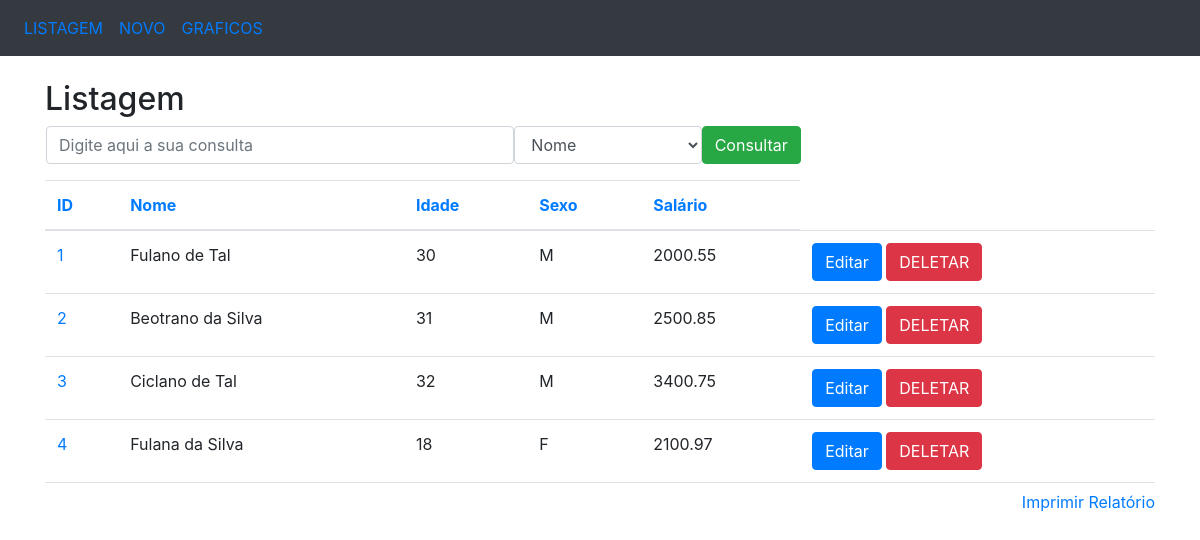
The app's page /listagem with its own data.
### app/models/tables.py (models this page shows, shortened)
class Pessoa(db.Model): # será convertida em tabel
	__tablename__ = 'pessoas'
	id = db.Column(db.Integer, primary_key=True)
	nome = db.Column(db.String(50), nullable=False) # p que seja item obrigatorio
	idade = db.Column(db.Integer)
	sexo = db.Column(db.String(1)) # p M ou F
	salario = db.Column(db.Float)  # p receber centavos

### app/controllers/default.py (the view)
@app.route('/')
@app.route('/listagem')
def listagem():
	pessoas = Pessoa.query.all()
	return render_template('listagem.html', pessoas=pessoas, ordem='id')

### app/templates/listagem.html (shortened to what this page needs)
<!DOCTYPE html>
<html>
<head>
	<link rel="stylesheet" href="https://maxcdn.bootstrapcdn.com/bootstrap/4.3.1/css/bootstrap.min.css">
</head>
<body>
	<nav class="navbar navbar-expand-sm bg-dark">
		<ul class="navbar-nav">
			<li class="nav-item">
				<a class="nav-link" href="/listagem">LISTAGEM</a>
			</li>
			<li class="nav-item">
				<a class="nav-link" href="/insercao">NOVO</a>
			</li>
			<li class="nav-item">
				<a class="nav-link" href="/graficos">GRAFICOS</a>
			</li>
		</ul>
	</nav>
	<br>
	<div class="container">
		<h2>Listagem</h2>
		<form action="/consulta" method="POST" name="frm_consulta" class="ml-3">
			<div class="form-group">
				<div class="row">
					<input type="text" class="form-control col-md-5" name="consulta"
					placeholder="Digite aqui a sua consulta">
					<select class="form-control col-md-2" name="campo">
						<option value="nome">Nome</option>
					</select>
					<button type="submit" class="btn btn-success">Consultar</button>
				</div>
			</div>
		</form>
		<div style="overflow: scroll; height: 310px; width: 100%;" align="center">
			<table class="table">
				<thead>
					<tr>
						<th><a href="/ordenacao/id/{{ordem}}">ID</a></th>
						<th><a href="/ordenacao/nome/{{ordem}}">Nome</a></th>
						<th><a href="/ordenacao/idade/{{ordem}}">Idade</a></th>
						<th><a href="/ordenacao/sexo/{{ordem}}">Sexo</a></th>
						<th><a href="/ordenacao/salario/{{ordem}}">Salário</a></th>
					</tr>
				</thead>
				<tbody>
					{% for pessoa in pessoas %}
						<tr>
							<td nowrap="true">
								<a href="/selecao/{{pessoa.id}}">{{pessoa.id}}</a>
							</td>
							<td nowrap="true">{{pessoa.nome}}</td>
							<td nowrap="true">{{pessoa.idade}}</td>
							<td nowrap="true">{{pessoa.sexo}}</td>
							<td nowrap="true">{{pessoa.salario}}</td>
							<td>
								<a href="/edicao/{{pessoa.id}}"
								class="btn btn-primary" role="button">
									Editar
								</a>
								<a href="/delecao/{{pessoa.id}}"
								class="btn btn-danger" role="button">
									DELETAR
								</a>
							</td>
						</tr>
					{% endfor %}
				</tbody>
			</table>
		</div>
		<a href="#" style="float: right;" onclick="relatorio()">Imprimir Relatório</a>
	</div>
</body>
</html>

### records on screen
Pessoa: id "1", nome "Fulano de Tal", idade "30", sexo "M", salario "2000.55"
Pessoa: id "2", nome "Beotrano da Silva", idade "31", sexo "M", salario "2500.85"
Pessoa: id "3", nome "Ciclano de Tal", idade "32", sexo "M", salario "3400.75"
Pessoa: id "4", nome "Fulana da Silva", idade "18", sexo "F", salario "2100.97"
